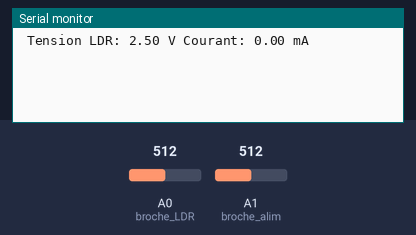
This sketch was run on a simulated Arduino Uno, built with avr-gcc and run on an emulated ATmega328P. Parts: the last lines printed to the serial monitor. Inputs (shaded band) come from the test bench; at power-on: A0 (broche_LDR) = 512, A1 (broche_alim) = 512.

Above: at 1.8 s.
1.9 s: A0 (broche_LDR) set to 716
At 2.8 s:
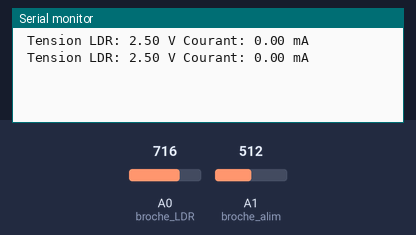
3.4 s: A1 (broche_alim) set to 716
At 4.7 s:
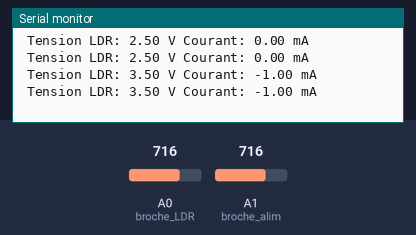
4.9 s: A0 (broche_LDR) set to 900
At 5.6 s:
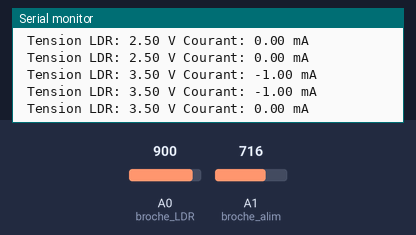
6.4 s: A1 (broche_alim) set to 900
At 7.8 s:
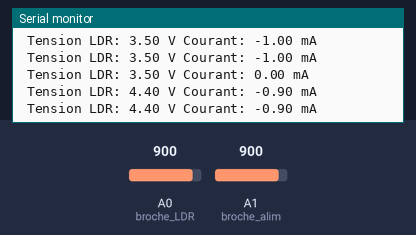
Timing chart, 0 to 8.9 s (numbered marks = the images above; inputs shaded):
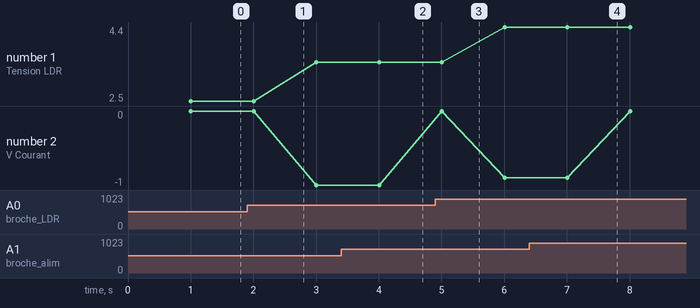

The sketch:

LDR.ino
```cpp
float R= 1000;
int const broche_LDR = A0;
int const broche_alim = A1;
int Valeur_LDR;
int Valeur_alim;
float U_alim;
float U_LDR;

//==================================================================================================
// Procédure d'initialisation des périphériques
//==================================================================================================
void setup() {
  // Initialisation de la communication série avec le terminal à 9600 baud.
  Serial.begin(9600);

}


//==================================================================================================
// Boucle principale Arduino.
//==================================================================================================
void loop() {


  // Mesures de la tension U_LDR en faisant varier U_alim avec le potentiomètre

  while(true)
  {
    Valeur_alim = analogRead(broche_alim); // Valeur comprise entre 0 et 1023
    U_alim = Valeur_alim *5.0/1023; // Calcul de la tension U_alim
    Valeur_LDR   = analogRead(broche_LDR); // Valeur comprise entre 0 et 1023
    U_LDR = (float)Valeur_LDR*5/1023; //Calcul de la tension aux bornes de la photorésistance

    delay(1000);       // Délai en ms pour la stabilisation de la tension
                       //pour la mesure de résistances.


    float courant_A   = (U_alim - U_LDR)/R; //Calcul de l'intensité du courant en A

    //Affichage des resultats


    Serial.print(" Tension LDR: ");   // Affichage de la tension en V sur le moniteur série
    Serial.print(U_LDR);
    Serial.print(" V");

    Serial.print(" Courant: ");          // Affichage du courant en mA sur le moniteur série
    Serial.print(courant_A*1000);
    Serial.print(" mA");

    Serial.println("");                 // Saut de ligne.

  }
}
```

Measured:
- plotted number 1: 2.5 → 3.5 after the input at 1.9 s, 3.5 → 4.4 after the input at 4.9 s
- plotted number 2: 0 → -1 after the input at 1.9 s, -1 → -0.9 after the input at 4.9 s
